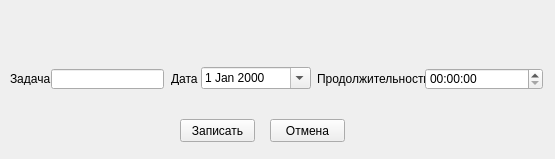
<?xml version="1.0" encoding="UTF-8"?>
<ui version="4.0">
 <class>Add</class>
 <widget class="QWidget" name="Add">
  <property name="geometry">
   <rect>
    <x>0</x>
    <y>0</y>
    <width>555</width>
    <height>159</height>
   </rect>
  </property>
  <property name="windowTitle">
   <string>Form</string>
  </property>
  <widget class="QPushButton" name="saveButton">
   <property name="geometry">
    <rect>
     <x>180</x>
     <y>119</y>
     <width>75</width>
     <height>23</height>
    </rect>
   </property>
   <property name="text">
    <string>Записать</string>
   </property>
  </widget>
  <widget class="QPushButton" name="CancelButton">
   <property name="geometry">
    <rect>
     <x>270</x>
     <y>119</y>
     <width>75</width>
     <height>23</height>
    </rect>
   </property>
   <property name="text">
    <string>Отмена</string>
   </property>
  </widget>
  <widget class="QLineEdit" name="taskEdit">
   <property name="geometry">
    <rect>
     <x>51</x>
     <y>69</y>
     <width>113</width>
     <height>20</height>
    </rect>
   </property>
  </widget>
  <widget class="QLabel" name="label">
   <property name="geometry">
    <rect>
     <x>10</x>
     <y>72</y>
     <width>47</width>
     <height>13</height>
    </rect>
   </property>
   <property name="text">
    <string>Задача</string>
   </property>
  </widget>
  <widget class="QLabel" name="label_2">
   <property name="geometry">
    <rect>
     <x>171</x>
     <y>72</y>
     <width>47</width>
     <height>13</height>
    </rect>
   </property>
   <property name="text">
    <string>Дата</string>
   </property>
  </widget>
  <widget class="QLabel" name="label_3">
   <property name="geometry">
    <rect>
     <x>317</x>
     <y>69</y>
     <width>111</width>
     <height>20</height>
    </rect>
   </property>
   <property name="text">
    <string>Продолжительность</string>
   </property>
  </widget>
  <widget class="QTimeEdit" name="timeEdit">
   <property name="geometry">
    <rect>
     <x>425</x>
     <y>68</y>
     <width>118</width>
     <height>22</height>
    </rect>
   </property>
   <property name="calendarPopup">
    <bool>false</bool>
   </property>
  </widget>
  <widget class="QDateEdit" name="dateEdit">
   <property name="geometry">
    <rect>
     <x>201</x>
     <y>67</y>
     <width>110</width>
     <height>22</height>
    </rect>
   </property>
   <property name="calendarPopup">
    <bool>true</bool>
   </property>
  </widget>
 </widget>
 <resources/>
 <connections>
  <connection>
   <sender>CancelButton</sender>
   <signal>clicked()</signal>
   <receiver>Add</receiver>
   <slot>hide()</slot>
   <hints>
    <hint type="sourcelabel">
     <x>307</x>
     <y>130</y>
    </hint>
    <hint type="destinationlabel">
     <x>277</x>
     <y>79</y>
    </hint>
   </hints>
  </connection>
 </connections>
</ui>
